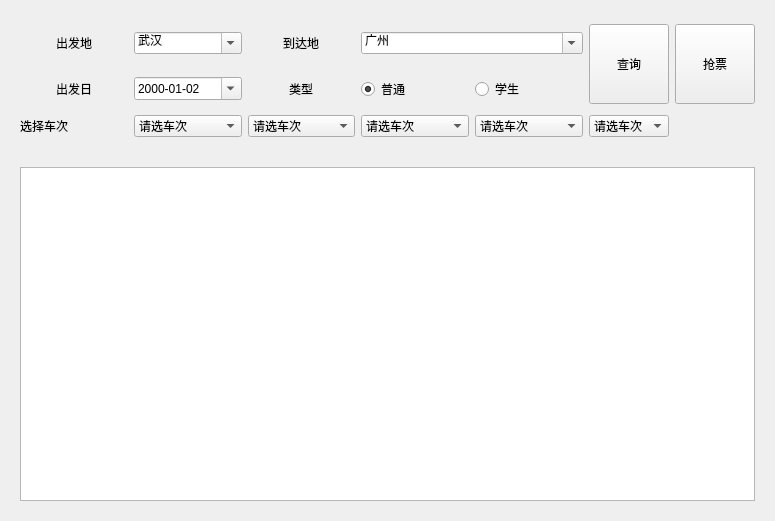
<?xml version="1.0" encoding="UTF-8"?>
<ui version="4.0">
 <class>Form</class>
 <widget class="QWidget" name="Form">
  <property name="geometry">
   <rect>
    <x>0</x>
    <y>0</y>
    <width>775</width>
    <height>521</height>
   </rect>
  </property>
  <property name="windowTitle">
   <string>Form</string>
  </property>
  <property name="styleSheet">
   <string notr="true"/>
  </property>
  <layout class="QGridLayout" name="gridLayout" rowstretch="2,5" rowminimumheight="0,0">
   <item row="0" column="0">
    <widget class="QWidget" name="query_pane_top" native="true">
     <property name="styleSheet">
      <string notr="true"/>
     </property>
     <layout class="QGridLayout" name="gridLayout_2">
      <item row="0" column="3" colspan="2">
       <widget class="QComboBox" name="to_station_cb">
        <property name="editable">
         <bool>true</bool>
        </property>
        <property name="insertPolicy">
         <enum>QComboBox::NoInsert</enum>
        </property>
        <item>
         <property name="text">
          <string>广州</string>
         </property>
        </item>
       </widget>
      </item>
      <item row="1" column="2" alignment="Qt::AlignHCenter">
       <widget class="QLabel" name="label_4">
        <property name="text">
         <string>类型</string>
        </property>
       </widget>
      </item>
      <item row="0" column="5" rowspan="2">
       <widget class="QPushButton" name="pushButton">
        <property name="minimumSize">
         <size>
          <width>80</width>
          <height>80</height>
         </size>
        </property>
        <property name="maximumSize">
         <size>
          <width>80</width>
          <height>80</height>
         </size>
        </property>
        <property name="text">
         <string>查询</string>
        </property>
       </widget>
      </item>
      <item row="1" column="0" alignment="Qt::AlignHCenter">
       <widget class="QLabel" name="label_3">
        <property name="text">
         <string>出发日</string>
        </property>
       </widget>
      </item>
      <item row="1" column="3">
       <widget class="QRadioButton" name="normal_cb">
        <property name="text">
         <string>普通</string>
        </property>
        <property name="checked">
         <bool>true</bool>
        </property>
        <property name="q_value" stdset="0">
         <string>ADULT</string>
        </property>
        <attribute name="buttonGroup">
         <string notr="true">buttonGroup</string>
        </attribute>
       </widget>
      </item>
      <item row="0" column="6" rowspan="2">
       <widget class="QPushButton" name="pushButton_2">
        <property name="minimumSize">
         <size>
          <width>80</width>
          <height>80</height>
         </size>
        </property>
        <property name="maximumSize">
         <size>
          <width>8</width>
          <height>80</height>
         </size>
        </property>
        <property name="text">
         <string>抢票</string>
        </property>
       </widget>
      </item>
      <item row="1" column="4">
       <widget class="QRadioButton" name="stu_cb">
        <property name="text">
         <string>学生</string>
        </property>
        <property name="q_value" stdset="0">
         <string>0X00</string>
        </property>
        <attribute name="buttonGroup">
         <string notr="true">buttonGroup</string>
        </attribute>
       </widget>
      </item>
      <item row="1" column="1">
       <widget class="QDateEdit" name="start_date_de">
        <property name="dateTime">
         <datetime>
          <hour>0</hour>
          <minute>0</minute>
          <second>0</second>
          <year>2000</year>
          <month>1</month>
          <day>2</day>
         </datetime>
        </property>
        <property name="displayFormat">
         <string>yyyy-MM-dd</string>
        </property>
        <property name="calendarPopup">
         <bool>true</bool>
        </property>
       </widget>
      </item>
      <item row="0" column="1">
       <widget class="QComboBox" name="from_station_cb">
        <property name="editable">
         <bool>true</bool>
        </property>
        <property name="insertPolicy">
         <enum>QComboBox::NoInsert</enum>
        </property>
        <item>
         <property name="text">
          <string>武汉</string>
         </property>
        </item>
       </widget>
      </item>
      <item row="0" column="2" alignment="Qt::AlignHCenter">
       <widget class="QLabel" name="label_2">
        <property name="text">
         <string>到达地</string>
        </property>
       </widget>
      </item>
      <item row="0" column="0" alignment="Qt::AlignHCenter">
       <widget class="QLabel" name="label">
        <property name="text">
         <string>出发地</string>
        </property>
       </widget>
      </item>
      <item row="2" column="0">
       <widget class="QLabel" name="label_5">
        <property name="text">
         <string>选择车次</string>
        </property>
       </widget>
      </item>
      <item row="2" column="1">
       <widget class="QComboBox" name="comboBox">
        <item>
         <property name="text">
          <string>请选车次</string>
         </property>
        </item>
       </widget>
      </item>
      <item row="2" column="2">
       <widget class="QComboBox" name="comboBox_2">
        <item>
         <property name="text">
          <string>请选车次</string>
         </property>
        </item>
       </widget>
      </item>
      <item row="2" column="3">
       <widget class="QComboBox" name="comboBox_3">
        <item>
         <property name="text">
          <string>请选车次</string>
         </property>
        </item>
       </widget>
      </item>
      <item row="2" column="4">
       <widget class="QComboBox" name="comboBox_4">
        <item>
         <property name="text">
          <string>请选车次</string>
         </property>
        </item>
       </widget>
      </item>
      <item row="2" column="5">
       <widget class="QComboBox" name="comboBox_5">
        <item>
         <property name="text">
          <string>请选车次</string>
         </property>
        </item>
       </widget>
      </item>
     </layout>
    </widget>
   </item>
   <item row="1" column="0">
    <widget class="QWidget" name="widget_4" native="true">
     <property name="styleSheet">
      <string notr="true"/>
     </property>
     <layout class="QHBoxLayout" name="horizontalLayout">
      <item>
       <widget class="QTableView" name="tickets_tv"/>
      </item>
     </layout>
    </widget>
   </item>
  </layout>
 </widget>
 <resources/>
 <connections>
  <connection>
   <sender>pushButton</sender>
   <signal>clicked()</signal>
   <receiver>Form</receiver>
   <slot>query_tickets()</slot>
   <hints>
    <hint type="sourcelabel">
     <x>633</x>
     <y>85</y>
    </hint>
    <hint type="destinationlabel">
     <x>852</x>
     <y>26</y>
    </hint>
   </hints>
  </connection>
  <connection>
   <sender>pushButton_2</sender>
   <signal>clicked()</signal>
   <receiver>Form</receiver>
   <slot>book_tickets()</slot>
   <hints>
    <hint type="sourcelabel">
     <x>717</x>
     <y>87</y>
    </hint>
    <hint type="destinationlabel">
     <x>944</x>
     <y>80</y>
    </hint>
   </hints>
  </connection>
 </connections>
 <slots>
  <slot>query_tickets()</slot>
  <slot>book_tickets()</slot>
 </slots>
 <buttongroups>
  <buttongroup name="buttonGroup"/>
 </buttongroups>
</ui>
